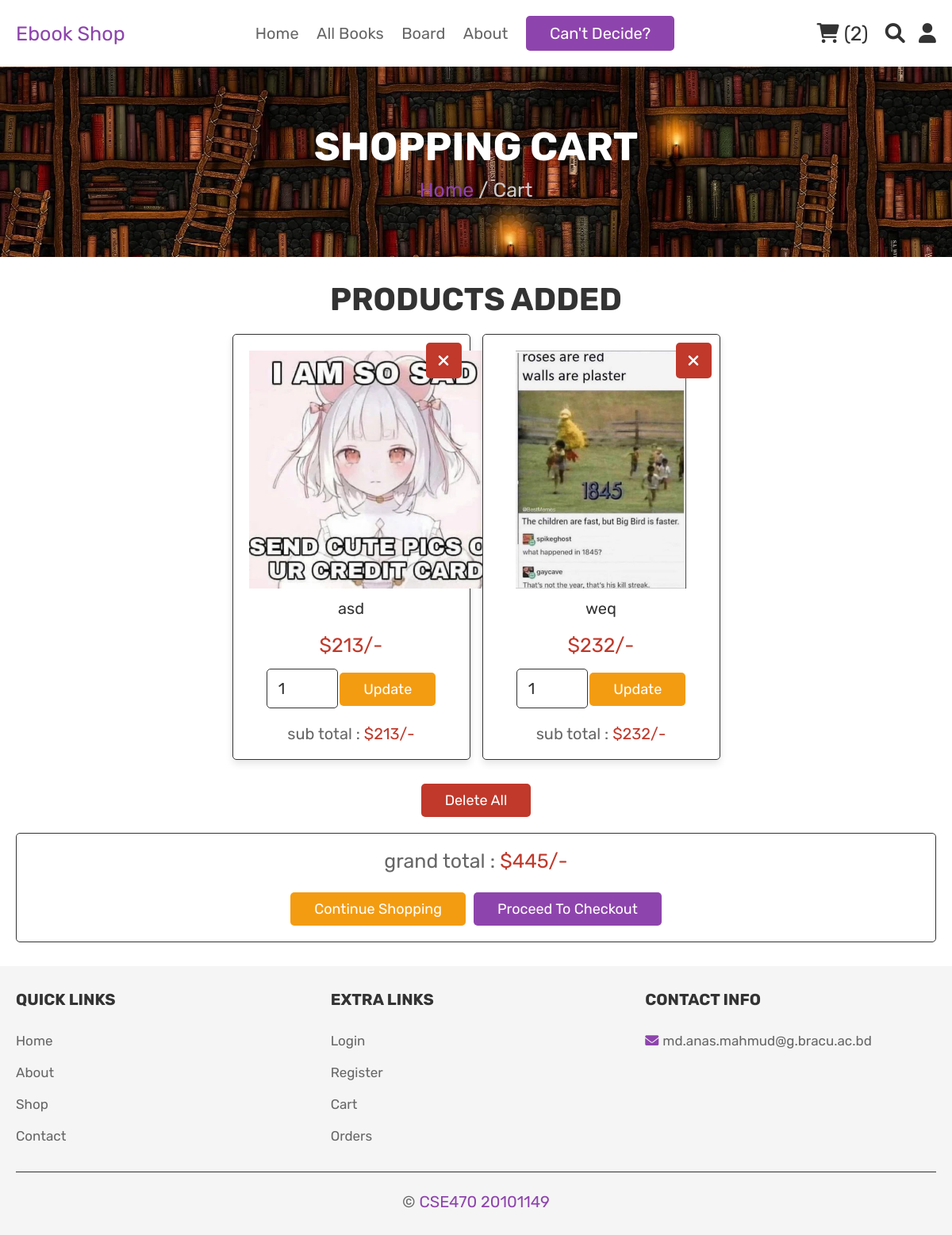
Screenshot of /cart.php (signed in) with the database file from the repository.
### tables this page shows
CREATE TABLE `cart` (
  `id` int(100) NOT NULL,
  `user_id` int(100) NOT NULL,
  `name` varchar(100) NOT NULL,
  `price` int(100) NOT NULL,
  `quantity` int(100) NOT NULL,
  `image` varchar(1000) NOT NULL
);

### cart.php (the view, shortened to what this page needs)
<?php
include 'config.php';
?>
<!DOCTYPE html>
<html lang="en">
<head>
   <link rel="stylesheet" href="https://cdnjs.cloudflare.com/ajax/libs/font-awesome/6.0.0/css/all.min.css">
   <link rel="stylesheet" href="css/style.css">
</head>
<body>
<?php include 'header.php'; ?>
<div class="heading">
   <h3 style="color: white;">shopping cart</h3>
   <p style="color: #ccc;"> <a href="home.php">Home</a> / Cart </p>
</div>
<section class="shopping-cart">
   <h1 class="title">products added</h1>
   <div class="box-container">
      <?php
         $grand_total = 0;
         $select_cart = mysqli_query($conn, "SELECT * FROM `cart` WHERE user_id = '$user_id'") or die('query failed');
         if(mysqli_num_rows($select_cart) > 0){
            while($fetch_cart = mysqli_fetch_assoc($select_cart)){
      ?>
      <div class="box">
         <a href="cart.php?delete=<?php echo $fetch_cart['id']; ?>" class="fas fa-times" onclick="return confirm('delete this from cart?');"></a>
         <img src="uploaded_img/<?php echo $fetch_cart['image']; ?>" alt="">
         <div class="name"><?php echo $fetch_cart['name']; ?></div>
         <div class="price">$<?php echo $fetch_cart['price']; ?>/-</div>
         <form action="" method="post">
            <input type="number" min="1" name="cart_quantity" value="<?php echo $fetch_cart['quantity']; ?>">
            <input type="submit" name="update_cart" value="update" class="option-btn">
         </form>
         <div class="sub-total"> sub total : <span>$<?php echo $sub_total = ($fetch_cart['quantity'] * $fetch_cart['price']); ?>/-</span> </div>
      </div>
      <?php
      $grand_total += $sub_total;
         }
      }else{
         echo '<p class="empty">Your Cart Is Empty</p>';
      }
      ?>
   </div>
   <div style="margin-top: 2rem; text-align:center;">
      <a href="cart.php?delete_all" class="delete-btn <?php echo ($grand_total > 1)?'':'disabled'; ?>" onclick="return confirm('delete all from cart?');">delete all</a>
   </div>
   <div class="cart-total">
      <p>grand total : <span>$<?php echo $grand_total; ?>/-</span></p>
      <div class="flex">
         <a href="shop.php" class="option-btn">continue shopping</a>
         <a href="checkout.php" class="btn <?php echo ($grand_total > 1)?'':'disabled'; ?>">proceed to checkout</a>
      </div>
   </div>
</section>
<?php include 'footer.php'; ?>
</body>
</html>

### css/style.css (style rules this page uses)
:root { --purple:#8e44ad; --red:#c0392b; --orange:#f39c12; --black:#333; --white:#fff; --light-color:#666; --light-white:#ccc; --light-bg:#f5f5f5; --border:.1rem solid var(--black); --box-shadow:0 .5rem 1rem rgba(0,0,0,.1); }
* { font-family: 'Rubik', sans-serif; margin:0; padding:0; box-sizing: border-box; outline: none; border:none; text-decoration: none; transition:all .2s linear; }
html { font-size: 62.5%; overflow-x: hidden; }
section { padding:3rem 2rem; }
.title { text-align: center; margin-bottom: 2rem; text-transform: uppercase; color:var(--black); font-size: 4rem; }
.btn, .option-btn, .delete-btn, .white-btn { display: inline-block; margin-top: 1rem; padding:1rem 3rem; cursor: pointer; color:var(--white); font-size: 1.8rem; border-radius: .5rem; text-transform: capitalize; }
.white-btn, .btn { background-color: var(--purple); }
.option-btn { background-color: var(--orange); }
.delete-btn { background-color: var(--red); }
.heading { min-height: 30vh; display: flex; flex-flow: column; align-items: center; justify-content: center; gap:1rem; background: url(../images/heading-bg.webp) no-repeat; background-size: cover; background-position: center; text-align: center; }
.heading h3 { font-size: 5rem; color:var(--black); text-transform: uppercase; }
.heading p { font-size: 2.5rem; color:var(--light-color); }
.heading p a { color:var(--purple); }
.shopping-cart .box-container { max-width: 1200px; margin:0 auto; display: grid; grid-template-columns: repeat(auto-fit, 30rem); align-items: center; gap:1.5rem; justify-content: center; }
.shopping-cart .box-container .box { text-align: center; padding:2rem; border-radius: .5rem; background-color: var(--white); box-shadow: var(--box-shadow); position: relative; border:var(--border); }
.shopping-cart .box-container .box .fa-times { position: absolute; top:1rem; right:1rem; height: 4.5rem; width: 4.5rem; line-height: 4.5rem; font-size: 2rem; background-color: var(--red); color:var(--white); border-radius: .5rem; }
.shopping-cart .box-container .box img { height: 30rem; }
.shopping-cart .box-container .box .name { padding:1rem 0; font-size: 2rem; color:var(--black); }
.shopping-cart .box-container .box .price { padding:1rem 0; font-size: 2.5rem; color:var(--red); }
.shopping-cart .box-container .box input[type="number"] { margin:.5rem 0; border:var(--border); border-radius: .5rem; padding:1.2rem 1.4rem; font-size: 2rem; color:var(--black); width: 9rem; }
.shopping-cart .box-container .box .sub-total { padding-top: 1.5rem; font-size: 2rem; color:var(--light-color); }
.shopping-cart .box-container .box .sub-total span { color:var(--red); }
.shopping-cart .cart-total { max-width: 1200px; margin:0 auto; border:var(--border); padding:2rem; text-align: center; margin-top: 2rem; border-radius: .5rem; }
.shopping-cart .cart-total p { font-size: 2.5rem; color:var(--light-color); }
.shopping-cart .cart-total p span { color:var(--red); }
.shopping-cart .cart-total .flex { display: flex; flex-wrap: wrap; column-gap:1rem; margin-top: 1.5rem; justify-content: center; }

### rows the page displays
cart: image (picture), name "asd", price "213", cart_quantity "1"
cart: image (picture), name "weq", price "232", cart_quantity "1"

### other values shown
$cart_rows_number "2"
$grand_total "445"
